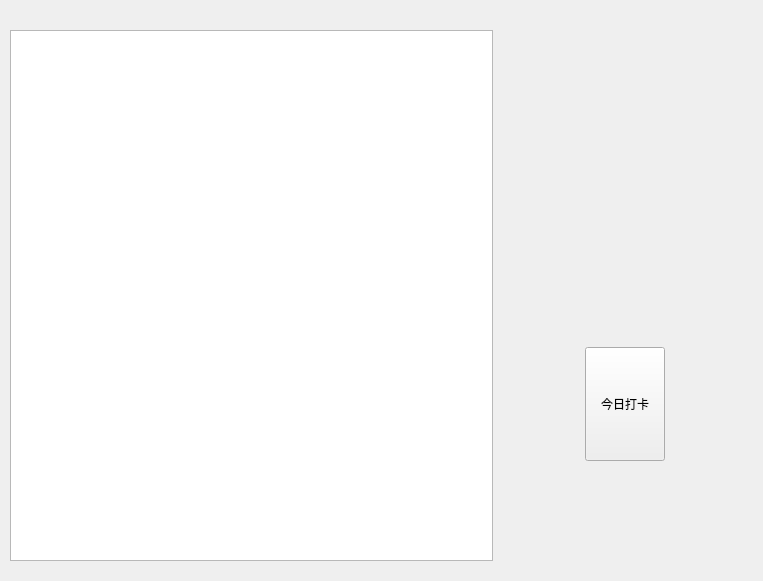
<?xml version="1.0" encoding="UTF-8"?>
<ui version="4.0">
 <class>Form</class>
 <widget class="QWidget" name="Form">
  <property name="geometry">
   <rect>
    <x>0</x>
    <y>0</y>
    <width>763</width>
    <height>581</height>
   </rect>
  </property>
  <property name="windowTitle">
   <string>戒色打卡器</string>
  </property>
  <widget class="QWidget" name="gridLayoutWidget">
   <property name="geometry">
    <rect>
     <x>10</x>
     <y>30</y>
     <width>741</width>
     <height>531</height>
    </rect>
   </property>
   <layout class="QGridLayout" name="gridLayout">
    <property name="sizeConstraint">
     <enum>QLayout::SetDefaultConstraint</enum>
    </property>
    <item row="9" column="1" colspan="3">
     <spacer name="verticalSpacer_2">
      <property name="orientation">
       <enum>Qt::Vertical</enum>
      </property>
      <property name="sizeType">
       <enum>QSizePolicy::Preferred</enum>
      </property>
      <property name="sizeHint" stdset="0">
       <size>
        <width>20</width>
        <height>100</height>
       </size>
      </property>
     </spacer>
    </item>
    <item row="1" column="2" colspan="2">
     <widget class="QLabel" name="label_time">
      <property name="sizePolicy">
       <sizepolicy hsizetype="Preferred" vsizetype="Fixed">
        <horstretch>0</horstretch>
        <verstretch>0</verstretch>
       </sizepolicy>
      </property>
      <property name="font">
       <font>
        <family>宋体</family>
        <pointsize>12</pointsize>
       </font>
      </property>
      <property name="text">
       <string/>
      </property>
     </widget>
    </item>
    <item row="5" column="1" rowspan="4">
     <spacer name="horizontalSpacer_2">
      <property name="orientation">
       <enum>Qt::Horizontal</enum>
      </property>
      <property name="sizeType">
       <enum>QSizePolicy::Preferred</enum>
      </property>
      <property name="sizeHint" stdset="0">
       <size>
        <width>80</width>
        <height>20</height>
       </size>
      </property>
     </spacer>
    </item>
    <item row="3" column="1" colspan="3">
     <widget class="QLabel" name="label_clocked">
      <property name="sizePolicy">
       <sizepolicy hsizetype="Preferred" vsizetype="Fixed">
        <horstretch>0</horstretch>
        <verstretch>0</verstretch>
       </sizepolicy>
      </property>
      <property name="font">
       <font>
        <family>宋体</family>
        <pointsize>15</pointsize>
       </font>
      </property>
      <property name="text">
       <string/>
      </property>
     </widget>
    </item>
    <item row="0" column="0" rowspan="10">
     <widget class="QTextEdit" name="textEdit">
      <property name="sizePolicy">
       <sizepolicy hsizetype="Expanding" vsizetype="Expanding">
        <horstretch>0</horstretch>
        <verstretch>0</verstretch>
       </sizepolicy>
      </property>
      <property name="readOnly">
       <bool>true</bool>
      </property>
      <property name="html">
       <string>&lt;!DOCTYPE HTML PUBLIC &quot;-//W3C//DTD HTML 4.0//EN&quot; &quot;http://www.w3.org/TR/REC-html40/strict.dtd&quot;&gt;
&lt;html&gt;&lt;head&gt;&lt;meta name=&quot;qrichtext&quot; content=&quot;1&quot; /&gt;&lt;style type=&quot;text/css&quot;&gt;
p, li { white-space: pre-wrap; }
&lt;/style&gt;&lt;/head&gt;&lt;body style=&quot; font-family:'SimSun'; font-size:9pt; font-weight:400; font-style:normal;&quot;&gt;
&lt;p style=&quot;-qt-paragraph-type:empty; margin-top:0px; margin-bottom:0px; margin-left:0px; margin-right:0px; -qt-block-indent:0; text-indent:0px;&quot;&gt;&lt;br /&gt;&lt;/p&gt;&lt;/body&gt;&lt;/html&gt;</string>
      </property>
     </widget>
    </item>
    <item row="5" column="3" rowspan="4">
     <spacer name="horizontalSpacer_3">
      <property name="orientation">
       <enum>Qt::Horizontal</enum>
      </property>
      <property name="sizeType">
       <enum>QSizePolicy::Preferred</enum>
      </property>
      <property name="sizeHint" stdset="0">
       <size>
        <width>80</width>
        <height>20</height>
       </size>
      </property>
     </spacer>
    </item>
    <item row="5" column="2" rowspan="4">
     <widget class="QPushButton" name="button_clock_in">
      <property name="sizePolicy">
       <sizepolicy hsizetype="Preferred" vsizetype="Expanding">
        <horstretch>0</horstretch>
        <verstretch>0</verstretch>
       </sizepolicy>
      </property>
      <property name="text">
       <string>今日打卡</string>
      </property>
     </widget>
    </item>
    <item row="2" column="1" colspan="3">
     <spacer name="verticalSpacer">
      <property name="orientation">
       <enum>Qt::Vertical</enum>
      </property>
      <property name="sizeType">
       <enum>QSizePolicy::Fixed</enum>
      </property>
      <property name="sizeHint" stdset="0">
       <size>
        <width>10</width>
        <height>80</height>
       </size>
      </property>
     </spacer>
    </item>
    <item row="0" column="1" colspan="3">
     <spacer name="verticalSpacer_4">
      <property name="orientation">
       <enum>Qt::Vertical</enum>
      </property>
      <property name="sizeType">
       <enum>QSizePolicy::Preferred</enum>
      </property>
      <property name="sizeHint" stdset="0">
       <size>
        <width>20</width>
        <height>40</height>
       </size>
      </property>
     </spacer>
    </item>
    <item row="4" column="1" colspan="3">
     <spacer name="verticalSpacer_3">
      <property name="orientation">
       <enum>Qt::Vertical</enum>
      </property>
      <property name="sizeType">
       <enum>QSizePolicy::Preferred</enum>
      </property>
      <property name="sizeHint" stdset="0">
       <size>
        <width>20</width>
        <height>130</height>
       </size>
      </property>
     </spacer>
    </item>
   </layout>
  </widget>
 </widget>
 <resources/>
 <connections/>
</ui>
